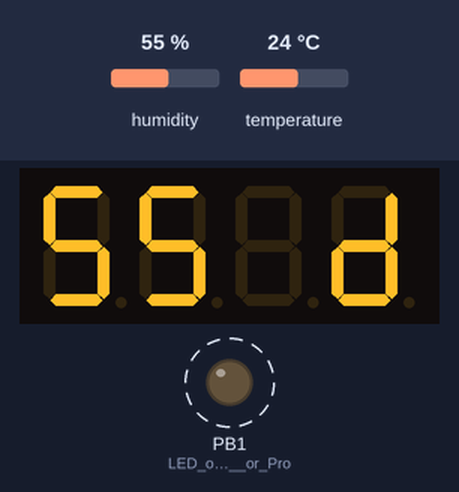
Recording of a sketch running on a simulated ATtiny85, built with avr-gcc and run on an emulated ATtiny85. Parts: 4-digit seven-segment display, output pins drawn as LEDs (lit = HIGH). Dashed ring = blinking. The test bench sets the inputs (shaded band); at power-on: humidity 55 %, temperature 24 °C.

Above: at 1.8 s.
1.9 s: humidity set to 22 %
At 3.9 s:
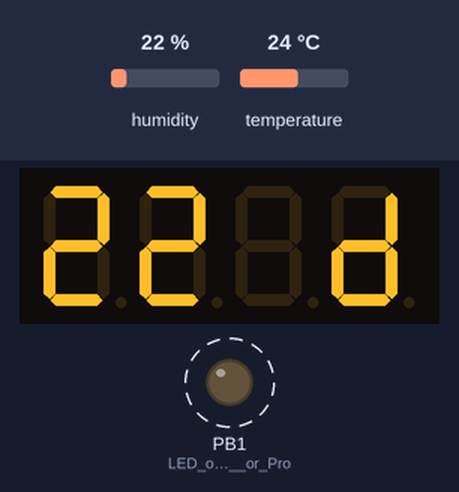
5.7 s: temperature set to 12 °C
At 7.1 s:
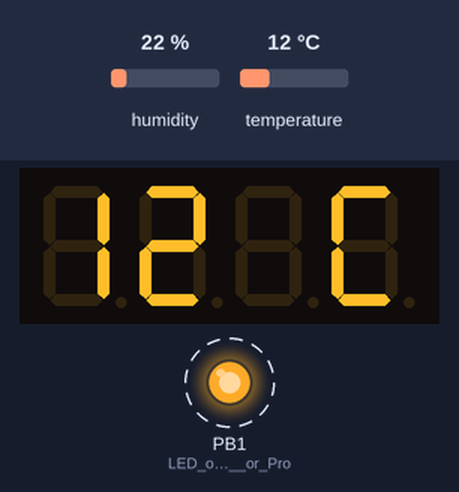
8.8 s: humidity set to 40 %
At 10.2 s:
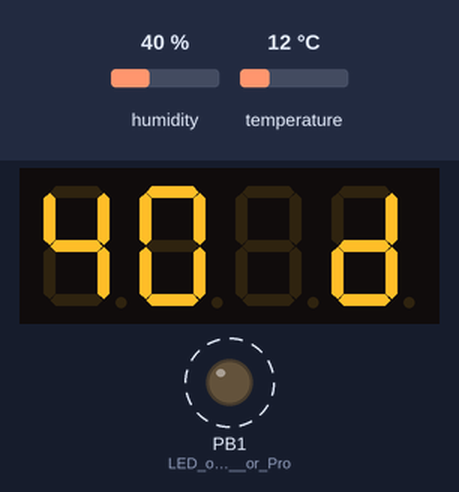
11.9 s: temperature set to 19 °C
At 13.3 s:
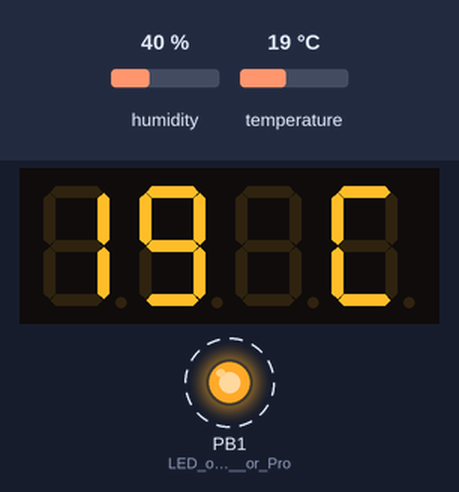
Timing chart, 0 to 16.1 s (numbered marks = the images above; inputs shaded):
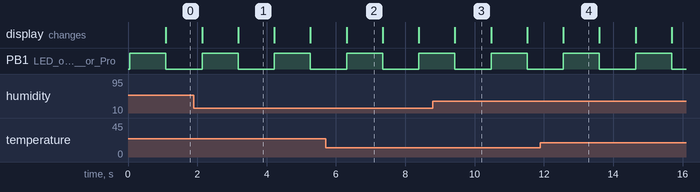

The sketch:

sketch_led.ino
```cpp
#include <TM1637.h>
//LED显示 Clk 3 io口  2  温湿度计 11 口？
#define CLK 3//pins definitions for TM1637 and can be changed to other ports
#define DIO 2
TM1637 tm1637(CLK,DIO);
//温湿度计
#include <dht.h>
dht DHT;
#define DHT11_PIN 11//put the sensor in the digital pin 11

void setup()
{
  tm1637.init();
  tm1637.set(BRIGHT_TYPICAL);

  pinMode(1, OUTPUT); //LED on Model A  or Pro
}

int showmode=0;
void loop()
{

  // READ DATA
 int chk = DHT.read11(DHT11_PIN);
  switch (chk)
  {
//    case 0:  digitalWrite(1,HIGH); break;
////    case -1: Serial.print("Checksum error,\t"); break;
////    case -2: Serial.print("Time out error,\t"); break;
//    default: digitalWrite(1,LOW); break;
  }
 //humidity and temperature display
 char tempchar[5];char humchar[5];
// int i=5;
 dtostrf(DHT.temperature,2,0,tempchar);
 dtostrf(DHT.humidity,2,0,humchar);
 // DISPLAT DATA
//  for(i=0;i<=5;i++){
//    Serial.print(tempchar[i]);Serial.print(" ");
//  }
  //[0] is 2 %10
//  Serial.print(" [0] is");Serial.print((int)tempchar[0]);Serial.print("   ");
//  Serial.print(DHT.humidity,1);
//  Serial.print(",\t");
//  Serial.println(DHT.temperature,1);
  if(showmode==0){
    tm1637.display(0,tempchar[0]-48);
    tm1637.display(1,tempchar[1]-48);
    tm1637.display(3,12);
    showmode=1;
    digitalWrite(1,HIGH);
  }else{
    tm1637.display(0,humchar[0]-48);
    tm1637.display(1,humchar[1]-48);
    tm1637.display(3,13);
    showmode=0;
    digitalWrite(1,LOW);
  }
  delay(1000);
}
```

Measured:
- after the input at 1.9 s, the display: first differs from a run without the input after 1.3 s (image 1)
- after the input at 5.7 s, the display: changes after 0.61 s (image 2)
- after the input at 8.8 s, the display: changes after 0.63 s (image 3)
- after the input at 11.9 s, the display: changes after 0.66 s (image 4)
- by itself, PB1 (LED_on_Model_A__or_Pro): alternates HIGH for 1.0 s and LOW for 1.0 s
- what the display in image 1 shows lasts 1.0 s, from 3.2 s to 4.2 s
